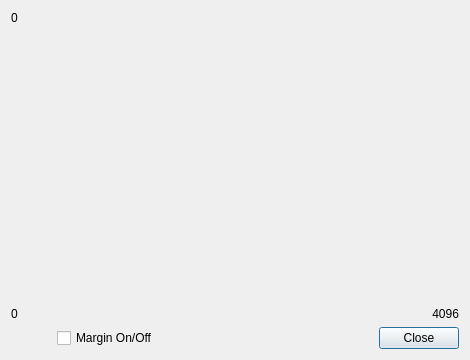
<?xml version="1.0" encoding="UTF-8"?>
<ui version="4.0">
 <class>HistogramDialogClass</class>
 <widget class="QDialog" name="HistogramDialogClass">
  <property name="geometry">
   <rect>
    <x>0</x>
    <y>0</y>
    <width>470</width>
    <height>360</height>
   </rect>
  </property>
  <property name="sizePolicy">
   <sizepolicy hsizetype="Minimum" vsizetype="Preferred">
    <horstretch>0</horstretch>
    <verstretch>0</verstretch>
   </sizepolicy>
  </property>
  <property name="windowTitle">
   <string>Image Histogram</string>
  </property>
  <layout class="QGridLayout" name="gridLayout">
   <item row="0" column="0">
    <widget class="QLabel" name="maxLabel">
     <property name="text">
      <string>0</string>
     </property>
     <property name="alignment">
      <set>Qt::AlignLeading|Qt::AlignLeft|Qt::AlignTop</set>
     </property>
    </widget>
   </item>
   <item row="2" column="1">
    <widget class="QLabel" name="label_3">
     <property name="sizePolicy">
      <sizepolicy hsizetype="MinimumExpanding" vsizetype="Preferred">
       <horstretch>0</horstretch>
       <verstretch>0</verstretch>
      </sizepolicy>
     </property>
     <property name="text">
      <string>4096</string>
     </property>
     <property name="alignment">
      <set>Qt::AlignRight|Qt::AlignTrailing|Qt::AlignVCenter</set>
     </property>
    </widget>
   </item>
   <item row="0" column="1">
    <widget class="HistogramWidget" name="widget" native="true">
     <property name="sizePolicy">
      <sizepolicy hsizetype="Preferred" vsizetype="MinimumExpanding">
       <horstretch>0</horstretch>
       <verstretch>0</verstretch>
      </sizepolicy>
     </property>
    </widget>
   </item>
   <item row="2" column="0">
    <widget class="QLabel" name="xMinLabel">
     <property name="sizePolicy">
      <sizepolicy hsizetype="Fixed" vsizetype="Fixed">
       <horstretch>0</horstretch>
       <verstretch>0</verstretch>
      </sizepolicy>
     </property>
     <property name="minimumSize">
      <size>
       <width>40</width>
       <height>0</height>
      </size>
     </property>
     <property name="text">
      <string>0</string>
     </property>
    </widget>
   </item>
   <item row="3" column="1">
    <layout class="QHBoxLayout" name="horizontalLayout">
     <property name="sizeConstraint">
      <enum>QLayout::SetMinimumSize</enum>
     </property>
     <item>
      <widget class="QCheckBox" name="marginBox">
       <property name="sizePolicy">
        <sizepolicy hsizetype="Fixed" vsizetype="Fixed">
         <horstretch>0</horstretch>
         <verstretch>0</verstretch>
        </sizepolicy>
       </property>
       <property name="text">
        <string>Margin On/Off</string>
       </property>
      </widget>
     </item>
     <item>
      <widget class="QLabel" name="statistics">
       <property name="sizePolicy">
        <sizepolicy hsizetype="Minimum" vsizetype="Fixed">
         <horstretch>0</horstretch>
         <verstretch>0</verstretch>
        </sizepolicy>
       </property>
       <property name="minimumSize">
        <size>
         <width>0</width>
         <height>0</height>
        </size>
       </property>
       <property name="text">
        <string/>
       </property>
      </widget>
     </item>
     <item>
      <widget class="QPushButton" name="quitButton">
       <property name="sizePolicy">
        <sizepolicy hsizetype="Fixed" vsizetype="Fixed">
         <horstretch>0</horstretch>
         <verstretch>0</verstretch>
        </sizepolicy>
       </property>
       <property name="text">
        <string>Close</string>
       </property>
      </widget>
     </item>
    </layout>
   </item>
  </layout>
 </widget>
 <layoutdefault spacing="6" margin="11"/>
 <customwidgets>
  <customwidget>
   <class>HistogramWidget</class>
   <extends>QWidget</extends>
   <header>corestructs/histogramwidget.h</header>
   <container>1</container>
   <slots>
    <signal>maximumChanged(QString)</signal>
   </slots>
  </customwidget>
 </customwidgets>
 <resources/>
 <connections>
  <connection>
   <sender>quitButton</sender>
   <signal>pressed()</signal>
   <receiver>HistogramDialogClass</receiver>
   <slot>close()</slot>
   <hints>
    <hint type="sourcelabel">
     <x>396</x>
     <y>347</y>
    </hint>
    <hint type="destinationlabel">
     <x>309</x>
     <y>349</y>
    </hint>
   </hints>
  </connection>
 </connections>
</ui>
